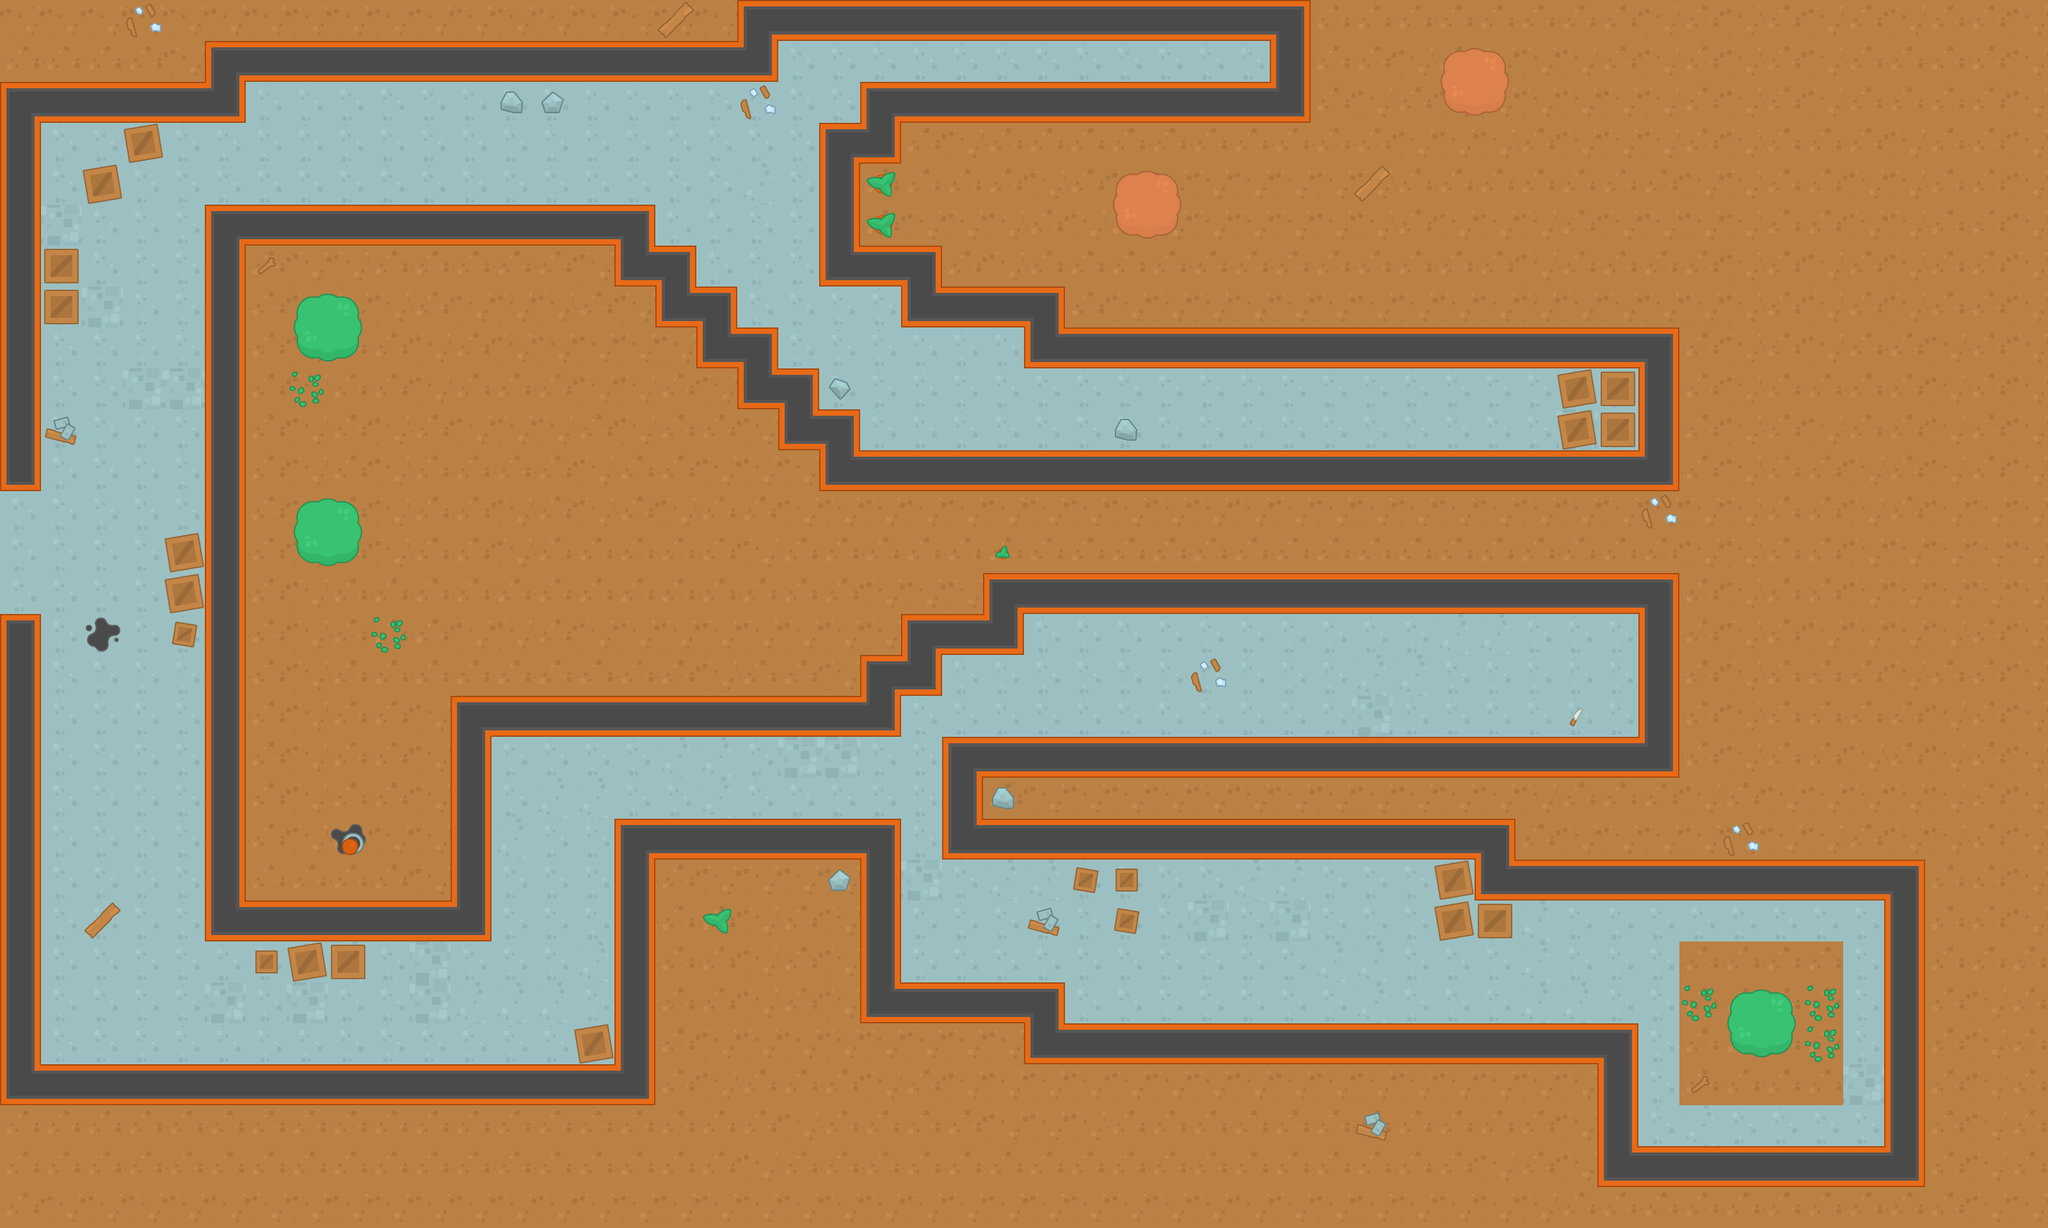

Below is a game level as drawn by its tile map, then a one-line description and the .tmx that defines it (tile-layer data replaced by summaries):
An orthogonal 50x30 tile map with 64x64 px tiles, 3 tile layers (ground, walls, decorations) and 83 objects (57x wall, 10x coins, 8x zombie, 2x big_zombie, 2x health, ...).

<map version="1.2" tiledversion="1.3.1" orientation="orthogonal" renderorder="right-down" compressionlevel="0" width="50" height="30" tilewidth="64" tileheight="64" infinite="0" nextlayerid="7" nextobjectid="86">
 <tileset firstgid="1" name="spritesheet_tiles" tilewidth="64" tileheight="64" spacing="10" tilecount="540" columns="27">
  <image source="../img/spritesheet_tiles.png" width="1988" height="1470" />
 </tileset>
 <layer id="1" name="ground" width="50" height="30">
  <data>[1500 cells, 1500 non-empty, 5 distinct tile ids]</data>
 </layer>
 <layer id="4" name="walls" width="50" height="30">
  <data>[1500 cells, 0 non-empty, 0 distinct tile ids]</data>
 </layer>
 <layer id="5" name="decorations" width="50" height="30">
  <data>[1500 cells, 383 non-empty, 32 distinct tile ids]</data>
 </layer>
 <objectgroup id="6" name="obstacles">
  <object id="2" name="wall" x="0" y="128" width="64" height="640" />
  <object id="3" name="wall" x="0" y="960" width="64" height="768" />
  <object id="4" name="wall" x="64" y="1664" width="960" height="64" />
  <object id="5" name="wall" x="960" y="1280" width="64" height="384" />
  <object id="6" name="wall" x="1024" y="1280" width="384" height="64" />
  <object id="7" name="wall" x="1344" y="1344" width="64" height="256" />
  <object id="8" name="wall" x="1408" y="1536" width="256" height="64" />
  <object id="9" name="wall" x="1600" y="1600" width="960" height="64" />
  <object id="10" name="wall" x="320" y="320" width="64" height="1152" />
  <object id="11" name="wall" x="64" y="128" width="320" height="64" />
  <object id="12" name="wall" x="320" y="64" width="896" height="64" />
  <object id="13" name="wall" x="1152" y="0" width="896" height="64" />
  <object id="14" name="wall" x="1984" y="64" width="64" height="128" />
  <object id="15" name="wall" x="1344" y="128" width="640" height="64" />
  <object id="16" name="wall" x="1280" y="192" width="128" height="64" />
  <object id="17" name="wall" x="1280" y="256" width="64" height="192" />
  <object id="18" name="wall" x="1344" y="384" width="128" height="64" />
  <object id="19" name="wall" x="1408" y="448" width="256" height="64" />
  <object id="20" name="wall" x="1600" y="512" width="1024" height="64" />
  <object id="21" name="wall" x="2560" y="576" width="64" height="192" />
  <object id="22" name="wall" x="1280" y="704" width="1280" height="64" />
  <object id="23" name="wall" x="1216" y="640" width="128" height="64" />
  <object id="24" name="wall" x="1152" y="576" width="128" height="64" />
  <object id="25" name="wall" x="1088" y="512" width="128" height="64" />
  <object id="26" name="wall" x="1024" y="448" width="128" height="64" />
  <object id="27" name="wall" x="960" y="384" width="128" height="64" />
  <object id="28" name="wall" x="384" y="320" width="640" height="64" />
  <object id="29" name="wall" x="384" y="1408" width="384" height="64" />
  <object id="30" name="wall" x="704" y="1088" width="64" height="320" />
  <object id="31" name="wall" x="768" y="1088" width="640" height="64" />
  <object id="32" name="wall" x="1344" y="1024" width="128" height="64" />
  <object id="34" name="wall" x="1408" y="960" width="192" height="64" />
  <object id="35" name="wall" x="1536" y="896" width="1088" height="64" />
  <object id="36" name="wall" x="2560" y="960" width="64" height="256" />
  <object id="37" name="wall" x="1472" y="1152" width="1088" height="64" />
  <object id="38" name="wall" x="1472" y="1216" width="64" height="128" />
  <object id="39" name="wall" x="1536" y="1280" width="832" height="64" />
  <object id="40" name="wall" x="2304" y="1344" width="704" height="64" />
  <object id="41" name="wall" x="2944" y="1408" width="64" height="448" />
  <object id="42" name="wall" x="2496" y="1792" width="448" height="64" />
  <object id="43" name="wall" x="2496" y="1664" width="64" height="128" />
  <object id="44" name="wall" x="2714" y="1562" width="70" height="76" />
  <object id="45" name="wall" x="2240" y="1408" width="128" height="64" />
  <object id="46" name="wall" x="2240" y="1344" width="64" height="64" />
  <object id="47" name="wall" x="1738" y="1352" width="42" height="104" />
  <object id="48" name="wall" x="1672" y="1350" width="48" height="40" />
  <object id="49" name="wall" x="896" y="1600" width="64" height="64" />
  <object id="50" name="wall" x="384" y="1472" width="192" height="64" />
  <object id="51" name="wall" x="256" y="832" width="64" height="192" />
  <object id="52" name="wall" x="64" y="384" width="64" height="128" />
  <object id="53" name="wall" x="128" y="256" width="64" height="64" />
  <object id="54" name="wall" x="192" y="192" width="64" height="64" />
  <object id="55" name="wall" x="2432" y="576" width="128" height="128" />
  <object id="56" name="player" x="22" y="820" width="72" height="64" />
  <object id="57" name="zombie" x="192" y="432" width="52" height="54" />
  <object id="58" name="zombie" x="446" y="206" width="54" height="46" />
  <object id="59" name="zombie" x="684" y="204" width="66" height="52" />
  <object id="60" name="zombie" x="652" y="1522" width="56" height="56" />
  <object id="61" name="zombie" x="1714" y="1014" width="50" height="56" />
  <object id="62" name="zombie" x="1986" y="1434" width="72" height="68" />
  <object id="63" name="zombie" x="2086" y="608" width="68" height="66" />
  <object id="64" name="zombie" x="2258" y="1040" width="68" height="66" />
  <object id="65" name="big_zombie" x="1316" y="528" width="52" height="58" />
  <object id="66" name="big_zombie" x="2522" y="1476" width="66" height="70" />
  <object id="67" name="boss" x="1878" y="74" width="60" height="42" />
  <object id="68" name="coins" x="138" y="1220" width="70" height="74" />
  <object id="69" name="coins" x="846" y="1196" width="70" height="66" />
  <object id="70" name="coins" x="2090" y="1014" width="80" height="60" />
  <object id="71" name="coins" x="2290" y="1482" width="70" height="78" />
  <object id="72" name="coins" x="1474" y="66" width="72" height="50" />
  <object id="73" name="coins" x="2276" y="598" width="88" height="68" />
  <object id="74" name="coins" x="1002" y="194" width="92" height="76" />
  <object id="75" name="coins" x="2414" y="1026" width="72" height="68" />
  <object id="76" name="coins" x="2734" y="1676" width="78" height="70" />
  <object id="77" name="coins" x="1500" y="594" width="72" height="68" />
  <object id="78" name="shotgun" x="206" y="1518" width="88" height="72" />
  <object id="79" name="health" x="1096" y="1178" width="70" height="60" />
  <object id="80" name="health" x="1138" y="270" width="76" height="72" />
  <object id="81" name="wall" x="0" y="-64" width="3200" height="64" />
  <object id="82" name="wall" x="-64" y="0" width="64" height="1920" />
  <object id="83" name="wall" x="0" y="1920" width="3200" height="64" />
  <object id="84" name="wall" x="3200" y="0" width="64" height="1920" />
  <object id="85" name="machinegun" x="161.279" y="373.298" width="65.2365" height="47.1153" />
 </objectgroup>
</map>
